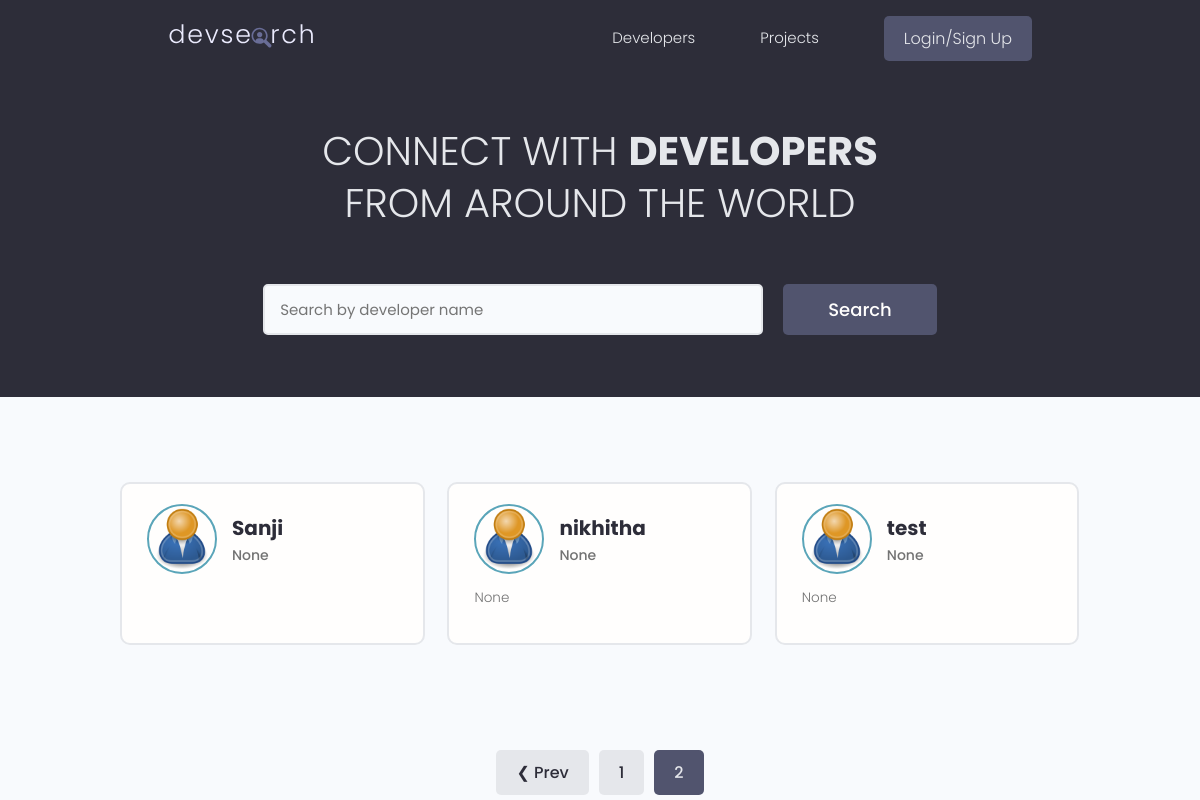
Page /?page=2 on the earlier database version.
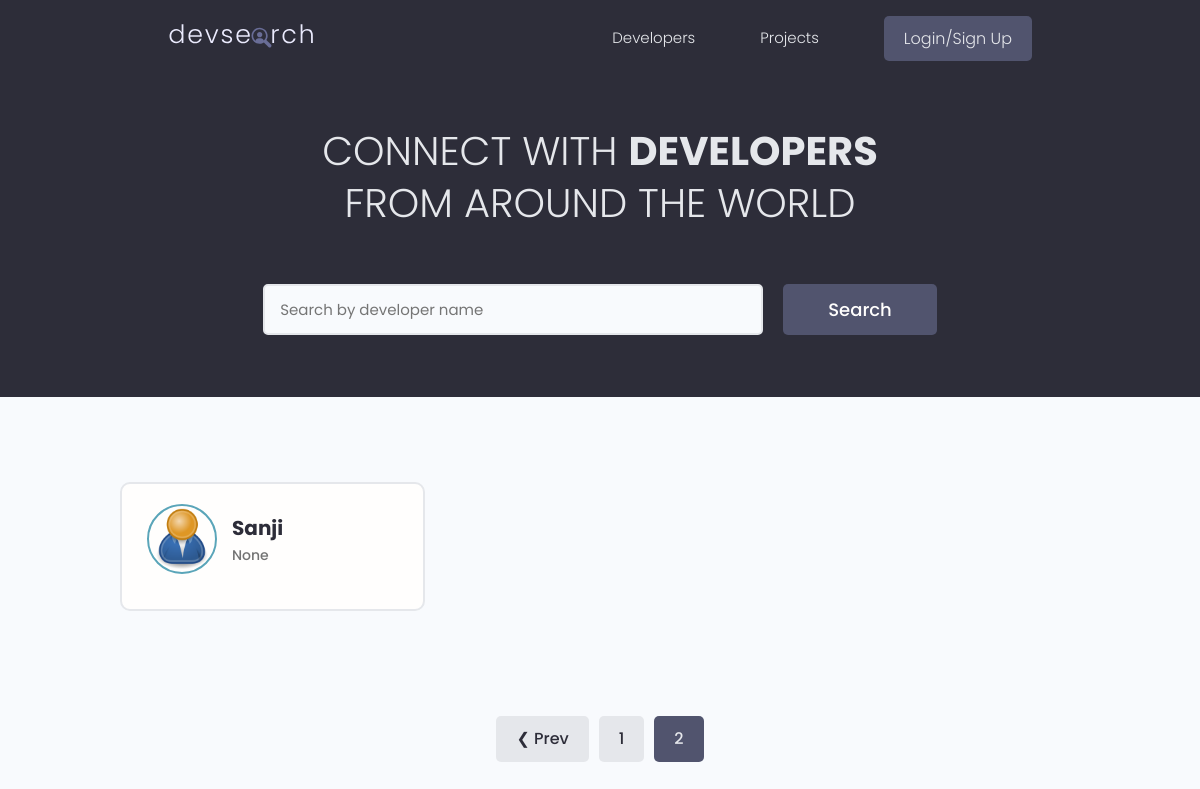
Same page on the later database version.
### users/models.py (models this page shows, shortened)
class Profile(models.Model):
    user=models.OneToOneField(User, on_delete=models.CASCADE,null=True,blank=True)
    name=models.CharField(max_length=200,null=True,blank=True)
    email=models.EmailField(max_length=500,blank=True,null=True)
    username=models.CharField(max_length=200,null=True,blank=True)
    location=models.CharField(max_length=200,null=True,blank=True)
    short_intro=models.CharField(max_length=200,null=True,blank=True)
    bio=models.TextField(null=True,blank=True)
    profile_image=models.ImageField(null=True,blank=True,upload_to='profiles',default='profiles/user-default.png')
    social_github=models.CharField(max_length=200,null=True,blank=True)
    social_twitter=models.CharField(max_length=200,null=True,blank=True)
    social_linkedin=models.CharField(max_length=200,null=True,blank=True)
    social_youtube=models.CharField(max_length=200,null=True,blank=True)
    social_website=models.CharField(max_length=200,null=True,blank=True)
    created_at=models.DateTimeField(auto_now_add=True)
    id=models.UUIDField(default=uuid.uuid4,unique=True,primary_key=True,editable=False)

### users/views.py (the view)
# urls.py: path('',views.profiles,name="profiles"),
def profiles(request):
    profiles,search_query=searchProfiles(request)
    custom_range,profiles=paginateProfiles(request,profiles,3)
    context={'profiles':profiles,'search_query':search_query,'custom_range':custom_range}
    return render(request,'users/profile.html',context)

### users/utils.py (called while the page is built)
def paginateProfiles(request,profiles,results):
    page=request.GET.get('page')
    paginator=Paginator(profiles,results)
    try:
        profiles=paginator.page(page)
    except PageNotAnInteger:
        page=1
        profiles=paginator.page(page)
    except EmptyPage:
        page=paginator.num_pages
        profiles=paginator.page(page)
    leftIndex = (int(page)-4)
    if leftIndex < 1:
        leftIndex = 1
    rightIndex = (int(page) + 5)
    if rightIndex > paginator.num_pages:
        rightIndex = paginator.num_pages + 1
    custom_range=range(leftIndex,rightIndex)
    return custom_range,profiles

def searchProfiles(request):
    search_query=''
    if request.GET.get('search_query'):
        search_query=request.GET.get('search_query')
    print('SEARCH:',search_query)
    skills=Skill.objects.filter(name__icontains=search_query)
    profiles=Profile.objects.distinct().filter(
        Q(name__icontains=search_query)|
        Q(short_intro__icontains=search_query)|
        Q(skill__in=skills)
        )
    return profiles,search_query

### users/templates/users/profile.html (shortened to what this page needs)
{% extends 'main.html' %}
{% block content %}
<main class="home">
    <section class="hero-section text-center">
      <div class="container container--narrow">
        <div class="hero-section__box">
          <h2>CONNECT WITH <span>DEVELOPERS</span></h2>
          <h2>FROM AROUND THE WORLD</h2>
        </div>
        <div class="hero-section__search">
          <form id="searchForm" class="form" action="{% url 'profiles' %}" method="get">
            <div class="form__field">
              <input class="input input--text" id="formInput#search" type="text" name="search_query"
                value="{{search_query}}" placeholder="Search by developer name" />
            </div>
            <input class="btn btn--sub btn--lg" type="submit" value="Search" />
          </form>
        </div>
      </div>
    </section>
    <section class="devlist">
      <div class="container">
        <div class="grid grid--three">
        {% for profile in profiles %}
          <div class="column card">
            <div class="dev">
              <a href="{% url 'user-profile' profile.id %}" class="card__body">
                <div class="dev__profile">
                  <img class="avatar avatar--md" src="{{ profile.profile_image.url }}" alt="image" />
                  <div class="dev__meta">
                    <h3>{{profile.name}}</h3>
                    <h5>{{profile.short_intro|slice:"60"}}</h5>
                  </div>
                </div>
                <p class="dev__info">{{profile.bio|slice:"150"}}</p>
              </a>
            </div>
          </div>
          {% endfor %}
        </div>
      </div>
    </section>
    {% include 'pagination.html' with queryset=profiles custom_range=custom_range %}
  </main>
{% endblock content %}

Differences in the rows shown:
removed Profile: profile_image (placeholder picture), name "nikhitha", short_intro "None", bio "None"
removed Profile: profile_image (placeholder picture), name "test", short_intro "None", bio "None"
